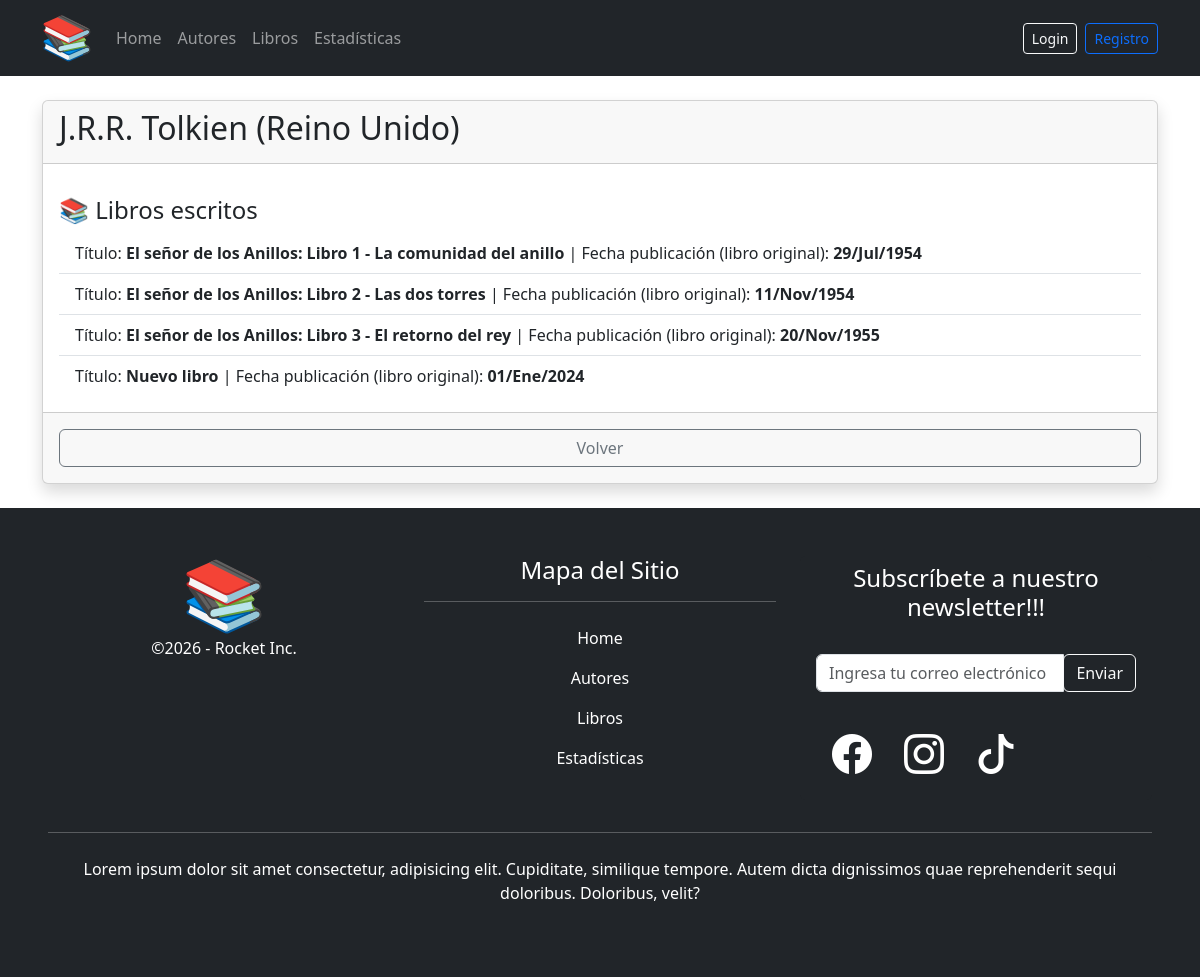
The app's page /autores/1/ with its own data.
### core/models.py (models this page shows, shortened)
class Autor(models.Model):
    autor = models.CharField(max_length=100,verbose_name="Autor")
    pais = models.CharField(max_length=100,verbose_name="País")
    class Meta:
        verbose_name = 'autor'
        verbose_name_plural = 'autores'
        ordering = ['autor']

class Libro(models.Model):
    IDIOMAS = [
        ('EN','Inglés'),
        ('ES','Español'),
        ('DE','Alemán'),
        ('FR','Francés'),
        ('PT','Portugués'),
        ('IT','Italiano'),
    ]
    titulo = models.CharField(max_length=250)
    fecha_publicacion = models.DateField()
    idioma = models.CharField(max_length=2,choices=IDIOMAS)
    paginas = models.PositiveIntegerField(verbose_name='páginas',default=0)
    autores = models.ManyToManyField(Autor,related_name='libros')
    class Meta:
        verbose_name = 'libro'
        verbose_name_plural = 'libros'
        ordering = ['idioma','titulo']

### core/views.py (the view)
# urls.py: path('autores/<int:pk>/', AutorDetailView.as_view(), name='autor_detail'),
class AutorDetailView(DetailView):
    model = Autor
    template_name = 'core/autor/autor_detail.html'
    context_object_name = 'autor'

### core/templates/core/autor/autor_detail.html (shortened to what this page needs)
{% extends 'core/base.html' %}
{% load static %}
{% block content %}
<div class="container">
    <div class="card shadow my-4">
        <div class="card-header">
            <h2>{{ autor.autor }} ({{ autor.pais }})</h2>
        </div>
        <div class="card-body">
            <h4 class="mt-3">📚 Libros escritos</h4>
            <ul class="list-group list-group-flush">
                {% for libro in autor.libros.all %}
                <li class="list-group-item">Título: <strong>{{ libro.titulo }}</strong> | Fecha publicación (libro
                    original): <strong>{{ libro.fecha_publicacion | date:'d/M/Y' }}</strong></li>
                {% empty %}
                <li class="list-group-item">No tiene libros registrados</li>
                {% endfor %}
            </ul>
        </div>
        <div class="card-footer text-center">
            <a class="btn btn-outline-secondary my-2 w-100" href="{% url 'autor_list' %}">Volver</a>
        </div>
    </div>
</div>
{% endblock %}

### records on screen
Autor: autor "J.R.R. Tolkien", pais "Reino Unido"
Libro: titulo "El señor de los Anillos: Libro 1 - La comunidad del anillo", fecha_publicacion "29/Jul/1954"
Libro: titulo "El señor de los Anillos: Libro 2 - Las dos torres", fecha_publicacion "11/Nov/1954"
Libro: titulo "El señor de los Anillos: Libro 3 - El retorno del rey", fecha_publicacion "20/Nov/1955"
Libro: titulo "Nuevo libro", fecha_publicacion "01/Ene/2024"
